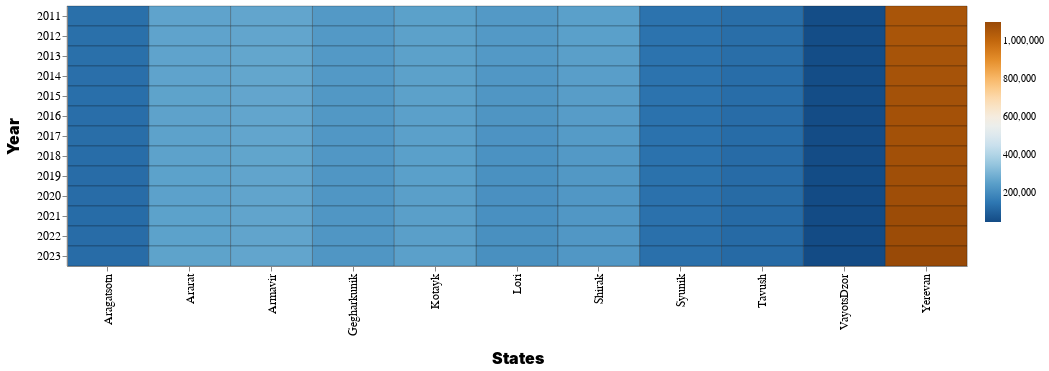

Notebook code cell kept with this figure:
### Markdown cell above
Plots
Heatmap

### Code cell
import altair as alt

alt.themes.enable("dark")

heatmap = alt.Chart(df).mark_rect().encode(
        y=alt.Y('year:O', axis=alt.Axis(title="Year", titleFontSize=16, titlePadding=15, titleFontWeight=900, labelAngle=0)),
        x=alt.X('states:O', axis=alt.Axis(title="States", titleFontSize=16, titlePadding=15, titleFontWeight=900)),
        color=alt.Color('max(population):Q',
                         legend=alt.Legend(title=" "),
                         scale=alt.Scale(scheme="blueorange")),
        stroke=alt.value('black'),
        strokeWidth=alt.value(0.25),
        #tooltip=[
        #    alt.Tooltip('year:O', title='Year'),
        #    alt.Tooltip('population:Q', title='Population')
        #]
    ).properties(width=900
    #).configure_legend(orient='bottom', titleFontSize=16, labelFontSize=14, titlePadding=0
    #).configure_axisX(labelFontSize=14)
    ).configure_axis(
    labelFontSize=12,
    titleFontSize=12
    )

heatmap

### Figure 1 — Vega-Lite specification as saved in the notebook (floating-point values rounded to 4 significant figures; data arrays with more than 128 entries replaced by an {"elided": "..."} marker saying what was removed)
{"usermeta": {"embedOptions": {"theme": "dark"}}, "config": {"view": {"continuousWidth": 300, "continuousHeight": 300}, "axis": {"labelFontSize": 12, "titleFontSize": 12}}, "data": {"name": "data-186aeee74722495b8f416d4da77d5110"}, "mark": {"type": "rect"}, "encoding": {"color": {"aggregate": "max", "field": "population", "legend": {"title": " "}, "scale": {"scheme": "blueorange"}, "type": "quantitative"}, "stroke": {"value": "black"}, "strokeWidth": {"value": 0.25}, "x": {"axis": {"title": "States", "titleFontSize": 16, "titleFontWeight": 900, "titlePadding": 15}, "field": "states", "type": "ordinal"}, "y": {"axis": {"labelAngle": 0, "title": "Year", "titleFontSize": 16, "titleFontWeight": 900, "titlePadding": 15}, "field": "year", "type": "ordinal"}}, "width": 900, "$schema": "https://vega.github.io/schema/vega-lite/v5.17.0.json", "datasets": {"data-186aeee74722495b8f416d4da77d5110": {"elided": "143 records"}}}
